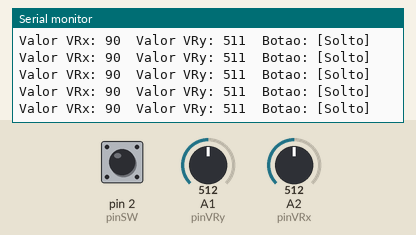
A sketch run on a simulated Arduino Uno, built with avr-gcc and run on an emulated ATmega328P. Shown: the last lines printed to the serial monitor. The inputs (shaded band) are chosen by the test bench; at power-on: A2 (pinVRx) = 512, A1 (pinVRy) = 512, pin 2 (pinSW) HIGH.

Above: at 1.2 s.
1.3 s: A2 (pinVRx) set to 555
At 1.41 s:
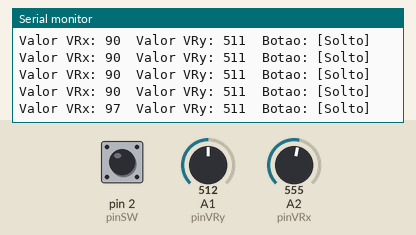
4.3 s: A2 (pinVRx) set to 583
At 4.31 s:
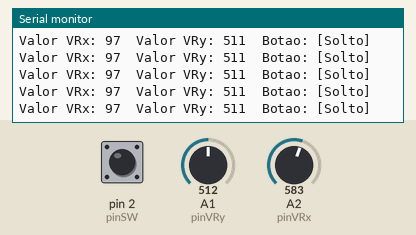
7.3 s: A1 (pinVRy) set to 25
At 7.31 s:
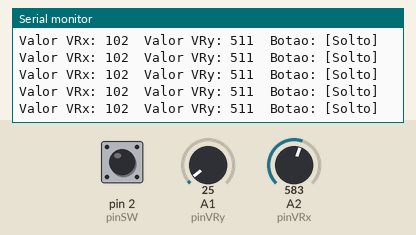
10.3 s: A1 (pinVRy) set to 20
At 10.32 s:
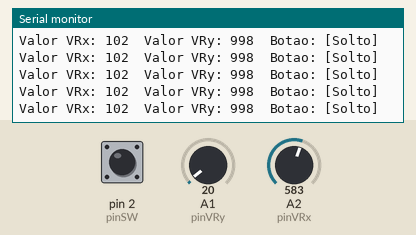
Timing chart, 0 to 13.3 s (numbered marks = the images above; inputs shaded):
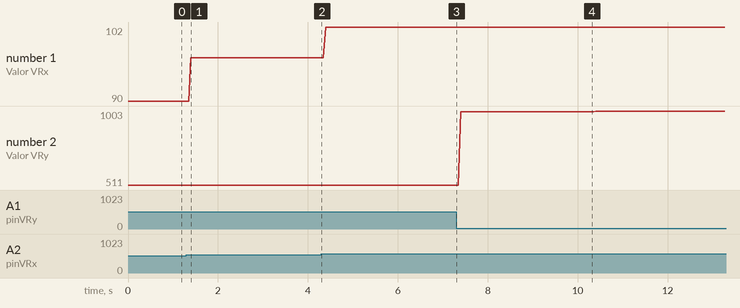

Measured:
- after the input at 1.3 s, the serial monitor: prints a new line after 0.10 s (image 1)
- plotted number 1: 90 → 97 after the input at 1.3 s, 97 → 102 after the input at 4.3 s
- plotted number 2: 511 → 998 after the input at 7.3 s, 998 → 1003 after the input at 10.3 s

The sketch:

Q0048-Sketch.ino
```cpp
#define pinVRx A2
#define pinVRy A1
#define pinSW  2

void setup() {
  pinMode(pinVRx, INPUT);
  pinMode(pinVRy, INPUT);
  pinMode(pinSW,  INPUT_PULLUP);

  Serial.begin(9600);
}

void loop() {

  int valorVRx = analogRead(pinVRx);
  int valorVRy = analogRead(pinVRy);
  bool statusSW = digitalRead(pinSW);

  Serial.print("Valor VRx: ");
  Serial.print(map(valorVRx,0,1023,0,180));

  Serial.print("  Valor VRy: ");
  Serial.print(map(valorVRy,0,1023,1023,0));

 if (statusSW) {
     Serial.println("  Botao: [Solto] ");
 } else {
     Serial.println("  Botao: [Apertado] ");
 }

}
```
